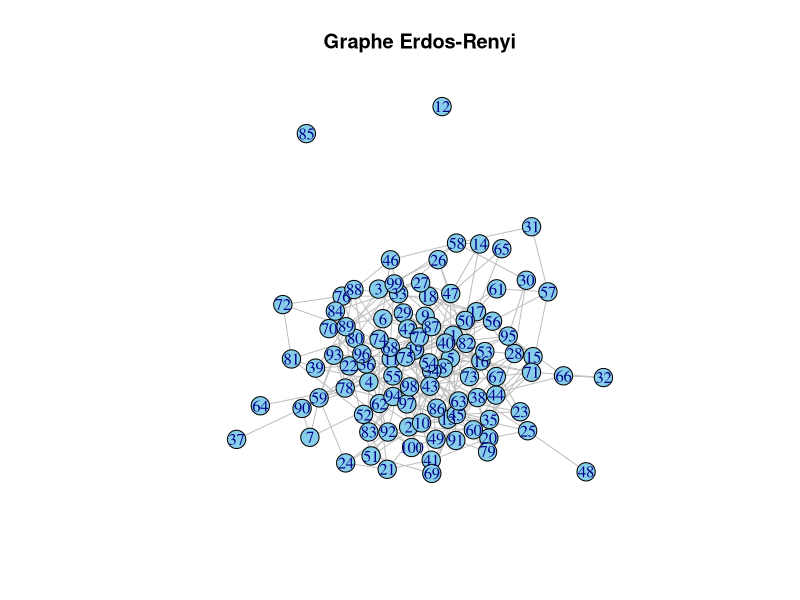

This chart was generated by the following R code: (Note: this script raises an error after producing the figure.)
library(igraph)

#q1
Vote_matrix<-function(graphG,epsilon,time){
  nb_votant <- vcount(graphG)
  liste_degres <- degree(graphG)
  matrice_adjacence <- as_adjacency_matrix(graphG)

  VOTEMATRIX <- matrix(nrow = nb_votant, ncol = time, byrow = FALSE)
  #écriturre de la première colonne de la matrice
  #les n premiers votants vote pour 0 et les autres pour 1
  median<-nb_votant/2
  for (k in 1:median){
    VOTEMATRIX[k,1] <- 0
  }
  for (k in median+1:median){
    VOTEMATRIX[k,1] <- 1
  }

  #a chaque période on réecris une colone de la matrice VOTEMATRIX
  for (t in 2:time){
    # calcul des votants à la période t:
    for (v in 1:nb_votant)
    {
      nb_voisin <- liste_degres[v]
      #la somme des votes des voisins est :
      sommeVoteVoisin<-0
      for (i in 1:nrow(matrice_adjacence)) {
        if(matrice_adjacence[v,i]==1){
         sommeVoteVoisin<-sommeVoteVoisin + VOTEMATRIX[i,t-1]
        }
      }
      p<-(1/nb_voisin)*sommeVoteVoisin
      Pvote <- (1-2*epsilon)*p+epsilon
      if (Pvote >1)
      {
        print("AAAAAAAAAAAHHHHHHHHHHHHHHHHHHHH!!!!!!!!!!!!!!!")
      }
      resultat<-rbinom(1, size = 1, prob = Pvote)
      if (is.na(resultat))
      {
        print("fait chieeeeeeeeeeeeeeeeeerrrrrrrrrrrrrrrrrrrrrrrrr!!!!!")
      }
      VOTEMATRIX [v,t]<-resultat
    }
    print (t)
  }
  return (VOTEMATRIX)
}

#q2
time <-1
epsilon<-0.01

n <- 100
p <- 0.05
graphErdosRenyi <-sample_gnp(n, p, directed = FALSE)
plot(graphErdosRenyi , vertex.size=10, vertex.color="skyblue", edge.color="gray", main="Graphe Erdos-Renyi")
VOTEMATRIX_ERDOSRENYI<-Vote_matrix(graphErdosRenyi,epsilon,time)
#représenter l'évolution du taux de votes pour le candidat 1:
nbvote1<-matrix(0,nrow = 1, ncol = time, byrow = FALSE)

for (x in 1:time){
  for (y in 1:nrow(VOTEMATRIX_ERDOSRENYI)){
    if (is.na(VOTEMATRIX_ERDOSRENYI[y,x]))
    {
      print ("are you sure bro!!")
    }
    nbvote1[1,x]<-nbvote1[1,x]+VOTEMATRIX_ERDOSRENYI[y,x]
  }
}
x <- 1:time
y <- nbvote1;
plot(x, y, type = "l", col = "blue", lwd = 2, main = "Graphe Erdos-Renyi evolution du vote 1", xlab = "time", ylab = "votant")


dim<-1
k<-3
p<-0.01
graphWattsStrogatz <- sample_smallworld(dim,n,k,p,FALSE,FALSE)
plot(graphWattsStrogatz , vertex.size=10, vertex.color="skyblue", edge.color="gray", main="Graphe Watts-Strogatz")
t <-seq(0,10, by = 1)

VOTEMATRIX_WATTSTROGATS<-Vote_matrix(graphErdosRenyi,epsilon,time)
#représenter l'évolution du taux de votes pour le candidat 1:
nbvote2<-matrix(0,nrow = 1, ncol = time, byrow = FALSE)

for (x in 1:time){
  for (y in 1:nrow(VOTEMATRIX_WATTSTROGATS)){
    if (is.na(VOTEMATRIX_WATTSTROGATS[y,x]))
    {
      print ("are you sure bro!!")
    }
    nbvote2[1,x]<-nbvote2[1,x]+VOTEMATRIX_WATTSTROGATS[y,x]
  }
}
x <- 1:time
y <- nbvote2;
plot(x, y, type = "l", col = "blue", lwd = 2, main = "Graphe Watts strogatz évolution du vote 1", xlab = "time", ylab = "votant")
